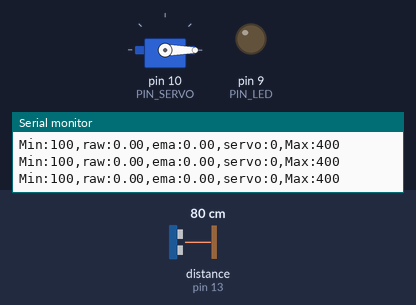
The sketch below on a simulated Arduino Uno, built with avr-gcc and run on an emulated ATmega328P. On the bench: servo, output pins drawn as LEDs (lit = HIGH), the last lines printed to the serial monitor. Wiring (inferred from the names in the program): ultrasonic range finder: trigger pin 12; echo pin 13. Inputs (shaded band) come from the test bench; at power-on: distance to the obstacle (sensor on pin 13) 80 cm. The echo pulse lasts 58.3 µs per cm; pins used as bus, display or sensor lines are not drawn.

Above: at 1.2 s.
1.3 s: distance to the obstacle (sensor on pin 13) set to 35 cm
At 4.16 s:
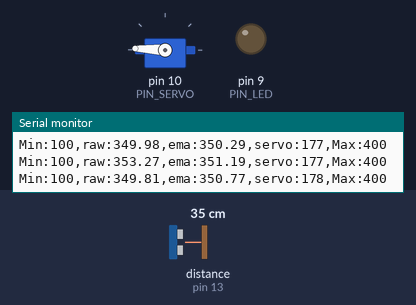
4.3 s: distance to the obstacle (sensor on pin 13) set to 18 cm
At 4.52 s:
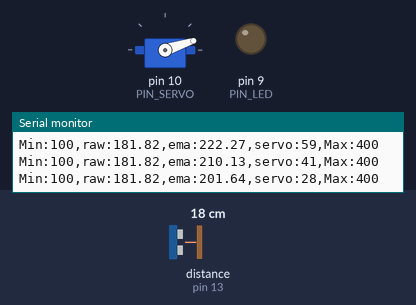
Timing chart, 0 to 7.3 s (numbered marks = the images above; inputs shaded):
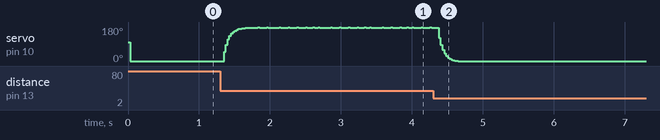

The sketch:

11_example_1.ino
```cpp
#include <Servo.h>

// Arduino pin assignment
#define PIN_LED 9
#define PIN_SERVO 10
#define PIN_TRIG 12
#define PIN_ECHO 13

// configurable parameters
#define SND_VEL 346.0 // sound velocity at 24 celsius degree (unit: m/s)
#define INTERVAL 25 // sampling interval (unit: ms)
#define _DIST_MIN 180 // minimum distance to be measured (unit: mm)
#define _DIST_MAX 360 // maximum distance to be measured (unit: mm)
#define _DIST_ALPHA 0.3 // EMA weight of new sample (range: 0 to 1). Setting this value to 1 effectively disables EMA filter.

#define _DUTY_MIN 500 // servo full clockwise position (0 degree)
#define _DUTY_NEU 1580 // servo neutral position (90 degree)
#define _DUTY_MAX 2500 // servo full counterclockwise position (180 degree)

// global variables
float timeout; // unit: us
float dist_min, dist_max, dist_raw, dist_prev, dist_ema, alpha; // unit: mm
unsigned long last_sampling_time; // unit: ms
float scale; // used for pulse duration to distance conversion
int n;

Servo myservo;

void setup() {
// initialize GPIO pins
  pinMode(PIN_LED,OUTPUT);
  pinMode(PIN_TRIG,OUTPUT);
  digitalWrite(PIN_TRIG, LOW);
  pinMode(PIN_ECHO,INPUT);

  myservo.attach(PIN_SERVO);
  myservo.writeMicroseconds(_DUTY_NEU);

// initialize USS related variables
  dist_min = _DIST_MIN;
  dist_max = _DIST_MAX;
  timeout = (INTERVAL / 2) * 1000.0; // precalculate pulseIn() timeout value. (unit: us)
  dist_raw = dist_prev = 0.0; // raw distance output from USS (unit: mm)
  dist_ema = dist_raw;
  scale = 0.001 * 0.5 * SND_VEL;
  alpha = _DIST_ALPHA;
  n = (_DUTY_MAX - _DUTY_MIN) / 180;

// initialize serial port
  Serial.begin(57600);

// initialize last sampling time
  last_sampling_time = 0;
}

void loop() {
// wait until next sampling time.
// millis() returns the number of milliseconds since the program started. Will overflow after 50 days.
  if(millis() < last_sampling_time + INTERVAL) return;

// get a distance reading from the USS
  dist_raw = USS_measure(PIN_TRIG,PIN_ECHO);
  dist_ema = alpha * dist_raw + (1 - alpha) * dist_ema;

// output the read value to the serial port
  Serial.print("Min:100,raw:");
  Serial.print(dist_raw);
  Serial.print(",ema:");
  Serial.print(dist_ema);
  Serial.print(",servo:");
  Serial.print(myservo.read());
  Serial.println(",Max:400");

// adjust servo position according to the USS read value

  // add your code here!
  if (dist_raw > 180 || dist_raw < 360) {
    analogWrite(PIN_LED, 0);
  }
  myservo.writeMicroseconds(_DUTY_MIN + n * (int(dist_ema) - 180));

// update last sampling time
  last_sampling_time += INTERVAL;
}

// get a distance reading from USS. return value is in millimeter.
float USS_measure(int TRIG, int ECHO)
{
  float reading;
  digitalWrite(TRIG, HIGH);
  delayMicroseconds(10);
  digitalWrite(TRIG, LOW);

  reading = pulseIn(ECHO, HIGH, timeout) * scale; // unit: mm

  if (reading < _DIST_MIN || reading > _DIST_MAX) reading = 0;

  if(reading < 180.0 || reading > 360.0) reading = dist_prev;
  else dist_prev = reading;

  return reading;
}
```
